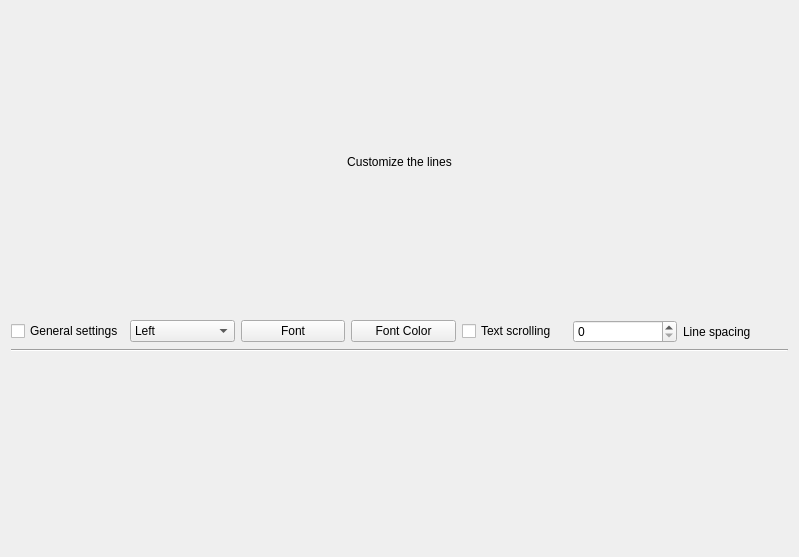
<?xml version="1.0" encoding="UTF-8"?>
<ui version="4.0">
 <class>CustomizePageWidget</class>
 <widget class="QWidget" name="CustomizePageWidget">
  <property name="geometry">
   <rect>
    <x>0</x>
    <y>0</y>
    <width>799</width>
    <height>557</height>
   </rect>
  </property>
  <property name="windowTitle">
   <string>Customize page</string>
  </property>
  <property name="windowIcon">
   <iconset resource="../mainwindow.qrc">
    <normaloff>:/MainWindow/Resources/icon.png</normaloff>:/MainWindow/Resources/icon.png</iconset>
  </property>
  <layout class="QVBoxLayout" name="verticalLayout_2">
   <item>
    <spacer name="verticalSpacer">
     <property name="orientation">
      <enum>Qt::Vertical</enum>
     </property>
     <property name="sizeHint" stdset="0">
      <size>
       <width>20</width>
       <height>121</height>
      </size>
     </property>
    </spacer>
   </item>
   <item>
    <widget class="QLabel" name="label_22">
     <property name="text">
      <string>Customize the lines</string>
     </property>
     <property name="alignment">
      <set>Qt::AlignCenter</set>
     </property>
    </widget>
   </item>
   <item>
    <spacer name="verticalSpacer_4">
     <property name="orientation">
      <enum>Qt::Vertical</enum>
     </property>
     <property name="sizeHint" stdset="0">
      <size>
       <width>20</width>
       <height>131</height>
      </size>
     </property>
    </spacer>
   </item>
   <item>
    <layout class="QHBoxLayout" name="horizontalLayout">
     <item>
      <widget class="QCheckBox" name="GeneralSettings_checkBox">
       <property name="text">
        <string>General settings</string>
       </property>
      </widget>
     </item>
     <item>
      <widget class="QComboBox" name="Alligment_comboBox">
       <item>
        <property name="text">
         <string>Left</string>
        </property>
       </item>
       <item>
        <property name="text">
         <string>Center</string>
        </property>
       </item>
       <item>
        <property name="text">
         <string>Right</string>
        </property>
       </item>
      </widget>
     </item>
     <item>
      <widget class="QPushButton" name="Font_pushButton">
       <property name="text">
        <string>Font</string>
       </property>
      </widget>
     </item>
     <item>
      <widget class="QPushButton" name="FontColor_pushButton">
       <property name="text">
        <string>Font Color</string>
       </property>
      </widget>
     </item>
     <item>
      <widget class="QCheckBox" name="textScrolling">
       <property name="text">
        <string>Text scrolling</string>
       </property>
      </widget>
     </item>
     <item>
      <widget class="QSpinBox" name="LineSpace_spinBox"/>
     </item>
     <item>
      <widget class="QLabel" name="lineSpacing_Label">
       <property name="text">
        <string>Line spacing</string>
       </property>
      </widget>
     </item>
    </layout>
   </item>
   <item>
    <widget class="Line" name="line">
     <property name="orientation">
      <enum>Qt::Horizontal</enum>
     </property>
    </widget>
   </item>
   <item>
    <spacer name="verticalSpacer_2">
     <property name="orientation">
      <enum>Qt::Vertical</enum>
     </property>
     <property name="sizeType">
      <enum>QSizePolicy::Maximum</enum>
     </property>
     <property name="sizeHint" stdset="0">
      <size>
       <width>20</width>
       <height>50</height>
      </size>
     </property>
    </spacer>
   </item>
   <item>
    <layout class="QVBoxLayout" name="verticalLayout"/>
   </item>
   <item>
    <spacer name="verticalSpacer_3">
     <property name="orientation">
      <enum>Qt::Vertical</enum>
     </property>
     <property name="sizeHint" stdset="0">
      <size>
       <width>20</width>
       <height>40</height>
      </size>
     </property>
    </spacer>
   </item>
  </layout>
 </widget>
 <resources>
  <include location="../mainwindow.qrc"/>
 </resources>
 <connections/>
</ui>
